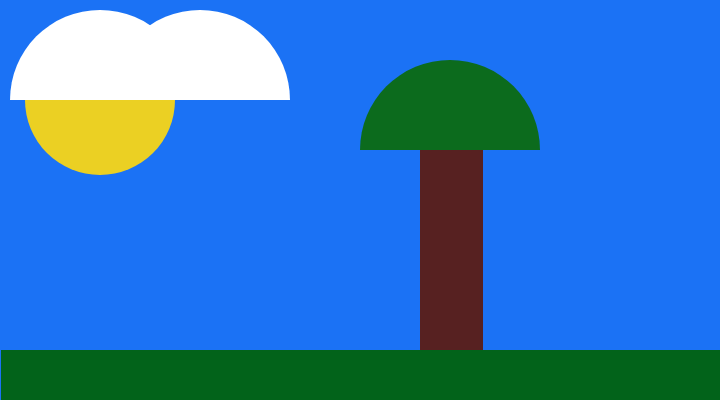
Frame 1 (no input)
Frame 60 (no input): identical to frame 1, image omitted
Frame 120 (the mouse pressed at the canvas centre since frame 60): identical to frame 1, image omitted

The p5.js sketch that drew this single still picture (run headless with seeded random() and noise() and a simulated clock; from frame 60 on, the mouse is pressed at the canvas centre):

// p5.js sketch
// ── sketch.js
function setup() {
  // put setup code here
   createCanvas(720, 400);
}

function draw() {
  // put drawing code here
  background('#1b72f5');
  noStroke();

  fill('#572121');
  rect(420, 100, 63, 400);

  fill('#02631a');
  rect(001, 350, 720, 100);

   fill('#ebd023');
   ellipse(100, 100, 150, 150);

   fill('#ffffff');
 arc(100, 100, 180, 180, PI, TWO_PI);

   fill('#ffffff');
 arc(200, 100, 180, 180, PI, TWO_PI);

  fill('#0c6b1d');
  arc(450, 150, 180, 180, PI, TWO_PI);

// fill(0);
// textSize(30);
//   text(mouseX + "," + mouseY, 50,50);
}
